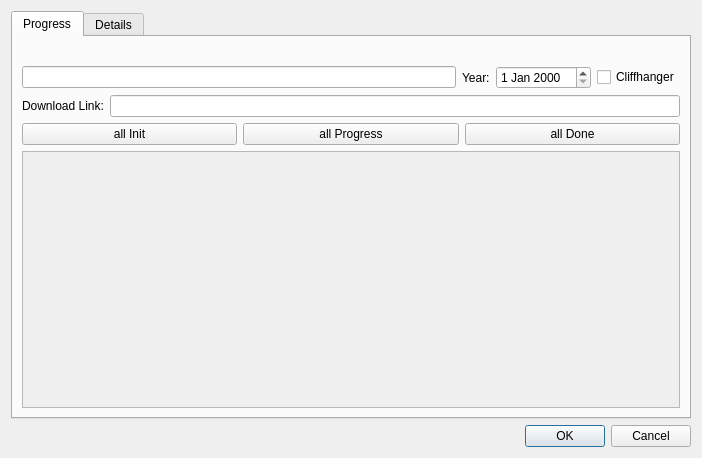
<?xml version="1.0" encoding="UTF-8"?>
<ui version="4.0">
 <class>cEdit</class>
 <widget class="QDialog" name="cEdit">
  <property name="geometry">
   <rect>
    <x>0</x>
    <y>0</y>
    <width>702</width>
    <height>458</height>
   </rect>
  </property>
  <property name="windowTitle">
   <string>Edit</string>
  </property>
  <layout class="QGridLayout" name="gridLayout_2">
   <item row="0" column="0">
    <layout class="QVBoxLayout" name="verticalLayout_2">
     <item>
      <widget class="QTabWidget" name="m_lpTabWidget">
       <property name="currentIndex">
        <number>0</number>
       </property>
       <widget class="cPixmapWidget" name="m_lpProgressTab">
        <attribute name="title">
         <string>Progress</string>
        </attribute>
        <layout class="QGridLayout" name="gridLayout">
         <item row="0" column="0">
          <layout class="QVBoxLayout" name="verticalLayout">
           <item>
            <widget class="QLabel" name="m_lpBanner">
             <property name="text">
              <string/>
             </property>
            </widget>
           </item>
           <item>
            <layout class="QVBoxLayout" name="m_lpVerticalLayout">
             <item>
              <layout class="QHBoxLayout" name="horizontalLayout_6">
               <item>
                <widget class="QLineEdit" name="m_lpName">
                 <property name="readOnly">
                  <bool>true</bool>
                 </property>
                </widget>
               </item>
               <item>
                <widget class="QLabel" name="label_4">
                 <property name="text">
                  <string>Year:</string>
                 </property>
                </widget>
               </item>
               <item>
                <widget class="QDateEdit" name="m_lpFirstAired"/>
               </item>
               <item>
                <widget class="QCheckBox" name="m_lpCliffhanger">
                 <property name="text">
                  <string>Cliffhanger</string>
                 </property>
                </widget>
               </item>
              </layout>
             </item>
             <item>
              <layout class="QHBoxLayout" name="horizontalLayout_2">
               <item>
                <widget class="QLabel" name="m_lpDownloadLinkLabel">
                 <property name="text">
                  <string>Download Link:</string>
                 </property>
                </widget>
               </item>
               <item>
                <widget class="QLineEdit" name="m_lpDownloadLink"/>
               </item>
              </layout>
             </item>
             <item>
              <layout class="QHBoxLayout" name="horizontalLayout">
               <item>
                <widget class="QPushButton" name="m_lpAllInit">
                 <property name="text">
                  <string>all Init</string>
                 </property>
                </widget>
               </item>
               <item>
                <widget class="QPushButton" name="m_lpAllProgress">
                 <property name="text">
                  <string>all Progress</string>
                 </property>
                </widget>
               </item>
               <item>
                <widget class="QPushButton" name="m_lpAllDone">
                 <property name="text">
                  <string>all Done</string>
                 </property>
                </widget>
               </item>
              </layout>
             </item>
             <item>
              <widget class="QScrollArea" name="m_lpScrollArea">
               <property name="widgetResizable">
                <bool>true</bool>
               </property>
               <widget class="QWidget" name="m_lpScrollAreaWidget">
                <property name="geometry">
                 <rect>
                  <x>0</x>
                  <y>0</y>
                  <width>652</width>
                  <height>253</height>
                 </rect>
                </property>
                <property name="autoFillBackground">
                 <bool>true</bool>
                </property>
                <layout class="QGridLayout" name="m_lpGridLayoutScroll"/>
               </widget>
              </widget>
             </item>
            </layout>
           </item>
          </layout>
         </item>
        </layout>
       </widget>
       <widget class="QWidget" name="m_lpDetailsTab">
        <attribute name="title">
         <string>Details</string>
        </attribute>
        <layout class="QGridLayout" name="gridLayout_4">
         <item row="0" column="0">
          <layout class="QGridLayout" name="gridLayout_3">
           <item row="0" column="6">
            <layout class="QHBoxLayout" name="horizontalLayout_4">
             <item>
              <widget class="cVerticalLabel" name="label_2">
               <property name="text">
                <string>Actors</string>
               </property>
              </widget>
             </item>
             <item>
              <widget class="QTreeWidget" name="m_lpDetailsActors">
               <property name="columnCount">
                <number>2</number>
               </property>
               <attribute name="headerVisible">
                <bool>false</bool>
               </attribute>
               <column>
                <property name="text">
                 <string notr="true">1</string>
                </property>
               </column>
               <column>
                <property name="text">
                 <string notr="true">2</string>
                </property>
               </column>
              </widget>
             </item>
            </layout>
           </item>
           <item row="0" column="5" rowspan="2">
            <widget class="QTextEdit" name="m_lpDetailsOverview">
             <property name="maximumSize">
              <size>
               <width>16777215</width>
               <height>16777215</height>
              </size>
             </property>
             <property name="readOnly">
              <bool>true</bool>
             </property>
            </widget>
           </item>
           <item row="1" column="6">
            <layout class="QHBoxLayout" name="horizontalLayout_3">
             <item>
              <widget class="cVerticalLabel" name="label_3">
               <property name="text">
                <string>Genre</string>
               </property>
              </widget>
             </item>
             <item>
              <widget class="QTreeWidget" name="m_lpDetailsGenre">
               <attribute name="headerVisible">
                <bool>false</bool>
               </attribute>
               <column>
                <property name="text">
                 <string notr="true">1</string>
                </property>
               </column>
              </widget>
             </item>
            </layout>
           </item>
           <item row="0" column="0" rowspan="2">
            <layout class="QVBoxLayout" name="verticalLayout_3">
             <item>
              <widget class="QLabel" name="m_lpDetailsImage">
               <property name="minimumSize">
                <size>
                 <width>0</width>
                 <height>0</height>
                </size>
               </property>
               <property name="frameShape">
                <enum>QFrame::Box</enum>
               </property>
               <property name="text">
                <string/>
               </property>
               <property name="alignment">
                <set>Qt::AlignCenter</set>
               </property>
              </widget>
             </item>
             <item>
              <spacer name="verticalSpacer">
               <property name="orientation">
                <enum>Qt::Vertical</enum>
               </property>
               <property name="sizeHint" stdset="0">
                <size>
                 <width>20</width>
                 <height>40</height>
                </size>
               </property>
              </spacer>
             </item>
            </layout>
           </item>
          </layout>
         </item>
         <item row="1" column="0">
          <widget class="QTabWidget" name="m_lpDetailsSeasonTab">
           <property name="currentIndex">
            <number>0</number>
           </property>
           <widget class="QWidget" name="tab_3">
            <attribute name="title">
             <string>Tab 1</string>
            </attribute>
           </widget>
          </widget>
         </item>
        </layout>
       </widget>
      </widget>
     </item>
     <item>
      <widget class="QDialogButtonBox" name="m_lpButtonBox">
       <property name="orientation">
        <enum>Qt::Horizontal</enum>
       </property>
       <property name="standardButtons">
        <set>QDialogButtonBox::Cancel|QDialogButtonBox::Ok</set>
       </property>
      </widget>
     </item>
    </layout>
   </item>
  </layout>
 </widget>
 <customwidgets>
  <customwidget>
   <class>cVerticalLabel</class>
   <extends>QLabel</extends>
   <header>cverticallabel.h</header>
  </customwidget>
  <customwidget>
   <class>cPixmapWidget</class>
   <extends>QWidget</extends>
   <header>cpixmapwidget.h</header>
   <container>1</container>
  </customwidget>
 </customwidgets>
 <resources/>
 <connections>
  <connection>
   <sender>m_lpButtonBox</sender>
   <signal>accepted()</signal>
   <receiver>cEdit</receiver>
   <slot>accept()</slot>
   <hints>
    <hint type="sourcelabel">
     <x>248</x>
     <y>254</y>
    </hint>
    <hint type="destinationlabel">
     <x>157</x>
     <y>274</y>
    </hint>
   </hints>
  </connection>
  <connection>
   <sender>m_lpButtonBox</sender>
   <signal>rejected()</signal>
   <receiver>cEdit</receiver>
   <slot>reject()</slot>
   <hints>
    <hint type="sourcelabel">
     <x>316</x>
     <y>260</y>
    </hint>
    <hint type="destinationlabel">
     <x>286</x>
     <y>274</y>
    </hint>
   </hints>
  </connection>
 </connections>
</ui>
